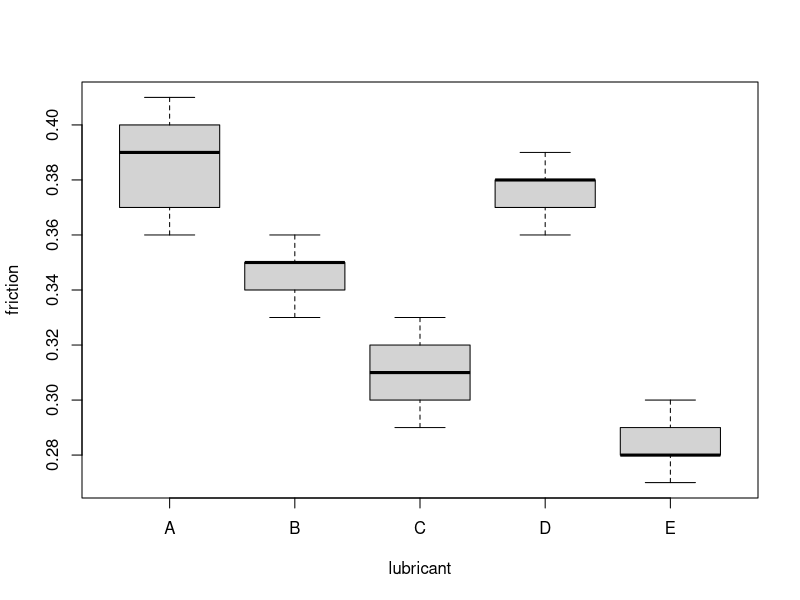
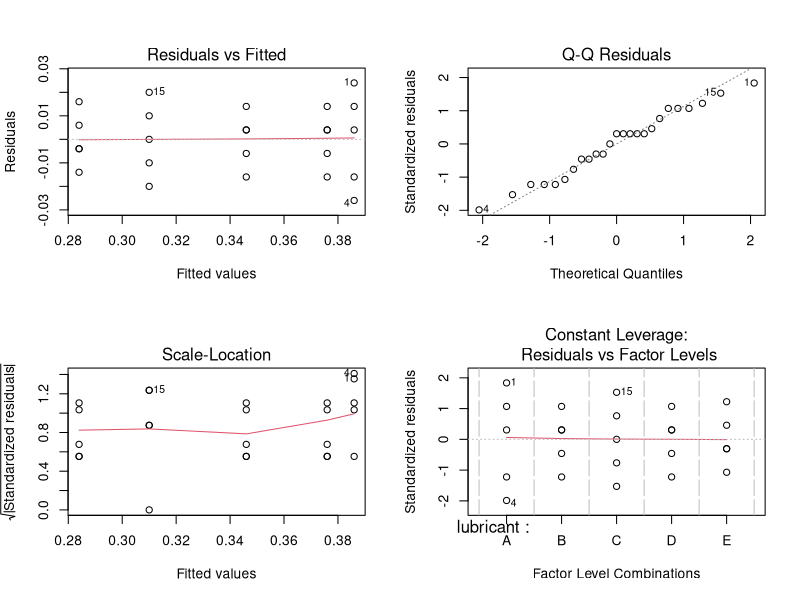
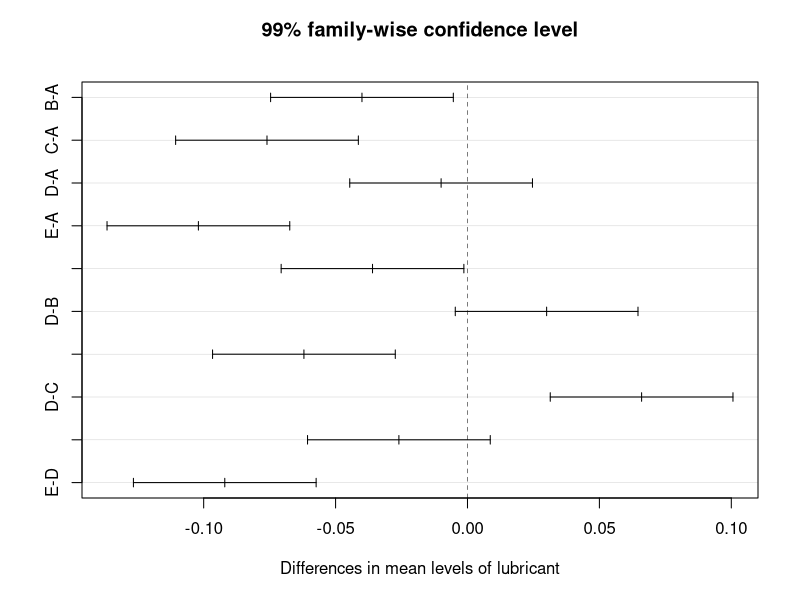

Here is the R script that generated these plots, in order:
## ---- chunk 1
knitr::opts_chunk$set(echo = TRUE)
## ---- chunk 2
options(width=70, digits=5)
## ---- chunk 3
methodB <- c(152.4, 155.2, 149.6, 153.8, 156.1, 150.9, 154.5, 157.0, 151.8,
             155.6, 150.3, 153.0, 154.2, 156.7, 149.8, 152.9, 155.1, 154.0)
## ---- chunk 4
machineA <- c(149.2, 151.0, 148.7, 150.1, 149.8, 152.3, 150.5, 151.2, 
              148.9, 149.7, 150.9, 149.4)
machineB <- c(153.4, 155.1, 152.8, 154.3, 156.0, 155.6, 153.9, 154.8, 
              152.5, 155.2, 154.0, 153.7)
## ---- chunk 5
mtdA <- c(148.5, 149.7, 150.3, 151.1, 149.0, 150.8, 149.5, 150.0, 151.2, 149.8)
mtdB <- c(149.6, 150.5, 151.1, 152.0, 149.2, 151.6, 150.1, 151.0, 152.3, 150.4)
## ---- chunk 6
library(car)
data <- read.csv("XM125F_Q2.csv", header = TRUE) # read the file
str(data)

data$lubricant <- as.factor(data$lubricant) #make the lubricant a factor instead of character
str(data)

boxplot(friction ~ lubricant, data = data) #boxplot of the friction for each lubricant

#points(friction ~ lubricant,data = data, col = "purple", pch = 16, ) #plot the points on the boxplot

## ---- chunk 7
mod1<- aov(friction ~ lubricant, data = data)
summary(mod1)
## ---- chunk 8
model.tables(mod1, 'mean', se = T)

model.tables(mod1, se = T)

## ---- chunk 9
par(mfrow=c(2,2))
plot(mod1)
## ---- chunk 10
leveneTest(mod1)
## ---- chunk 11
shapiro.test(rstandard(mod1))
## ---- chunk 12
(mod1.tky <- TukeyHSD(mod1, conf.level = 0.99))

par(mfrow = c(1,1))
plot(mod1.tky)
## ---- chunk 13
kruskal.test(friction ~ lubricant, data = data)
